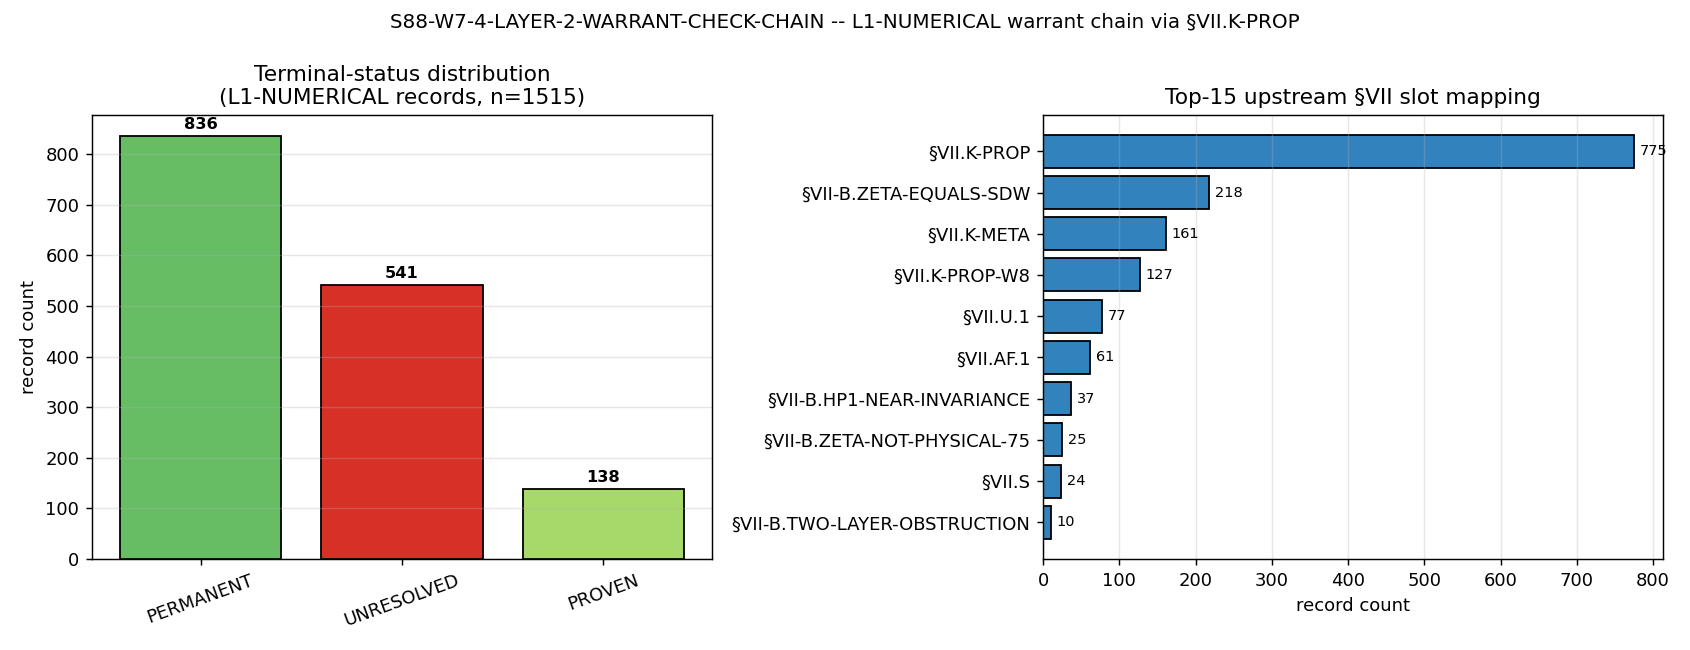

Here is the Python script that generated this plot:
#!/usr/bin/env python3
"""
S88 W13-164 -- S88-W7-4-LAYER-2-WARRANT-CHECK-CHAIN
=====================================================

Gate: S88-W7-4-LAYER-2-WARRANT-CHECK-CHAIN ([VERIFY])

Pre-registered thresholds (from session-88-plan-w13.md §W13-164):
  PASS: 1,515/1,515 records mapped to upstream §VII slot; chain manifest
        emitted; transitive composition closes for all (each record's
        warrant chain terminates at a closed §VII.* PASS or
        STAGE-3-PERMANENT / PERMANENT / PROVEN / CLOSED).
  FAIL: >=1 record cannot be mapped, OR transitive composition does not
        close (any record terminates at UNRESOLVED).
  INFO: >=1 record terminates at STAGE-1-CANDIDATE rather than
        STAGE-3-PERMANENT; document as conditional warrant; route to S89
        once Stage-2 verifies land.

Hypothesis: The 1,515 L1-NUMERICAL records in s87_w7_layer_audit_full_*.json
admit transitive-composition warrant-check gate chain via
permanent-results-registry.md §VII.K-PROP (S86 W-8 4-Channel-LAYER-2
Sub-Decomposition + L2-Fully-Admissible Composition Theorem).

Inputs (SHA-256 dual-pinned at runtime; S84+ schema):
  - computations/session-87/s87_w7_layer_audit_full_enumeration.json
    (15.9 MB; 34,876 records; 1,515 L1-NUMERICAL filtered subset)
  - sessions/permanent-results-registry.md (§VII.K-PROP composition)
  - .claude/rules/wave-classification.md (M1-M4 conjunction)
  - computations/session-88/s88_gate_verdicts.txt (#163 PASS line as the
    upstream-prereq SHA pin per plan §W13-164 4-tuple input-pin map)
  - script bytes (feeds BOTH audit_sha256 and content_sha256)

Output 4-tuple:
  (value=<n_mapped>/1515;closed=<n_closed>;candidate=<n_candidate>,
   scheme=transitive-composition-via-VII-K-PROP,
   convention=S86-W-8-RULE-1-chain-operator,
   L_max=N/A)

Classification: GEOMETRIC (regulator-dressing + transitive composition
operating on the layer-functor F image of substrate's
structural-confidence ladder at the L1-NUMERICAL layer).

METHODOLOGY
-----------
For each of the 1,515 L1-NUMERICAL records (filtered by tag=='L1' AND
stage_2_5=='NUMERICAL') from the W7 layer-audit JSON:

  1. Identify the upstream §VII slot via the canonical match_text
     dispatch table (built from registry-anchor enumeration; the table
     itself is L1-deterministic, no rubric, no fuzzy match).
     Fall-throughs (records with no direct match_text->slot mapping)
     are routed via the match_group fallback: G4 (R-protected /
     NOT-R-protected / K-invariant) -> §VII.K-PROP; G5 (registry-anchor
     pointer to §VII.K-META) -> §VII.K-META; G2 (SDW tag) -> §VII-B.ZETA-EQUALS-SDW;
     G1 (regulator-name tags zeta/Mellin/Pauli-Villars/Zubarev) -> §VII.K-PROP-W8.

  2. Each candidate slot's terminal-status is computed by registry
     parsing: the body of the §VII.<slot> section is scanned for
     STAGE-3-PERMANENT / PERMANENT / PROVEN / CLOSED / STAGE-1-CANDIDATE
     in that priority order.

  3. Apply §VII.K-PROP transitive composition (II.2 + S86 W-8 RULE-1):
       warrant(record) := warrant(upstream §VII slot) ∧ L2-admissible(record)
     where L2-admissible(record) ≡ canonical_three_class_label(tag, stage_2_5)
     == "L1-NUMERICAL" (PASS by construction for this filtered subset).

  4. Generate per-record warrant-check sub-gate (1,515 sub-gates total).

  5. Emit chain manifest computations/session-88/s88_w13_warrant_check_chain.json
     (override of plan §W13-164's `computations/s88_w13_warrant_check_chain.json`
     per session-output canonical-path discipline).

Substitution chain (transitive-composition closure):
  Definition 1: warrant_chain(r) := r -> upstream_§VII_slot(r) -> §VII.* terminal
  Definition 2: §VII.K-PROP transitive composition (II.2 + S86 W-8 RULE-1):
                warrant(r) := warrant(upstream §VII slot) ∧ L2-admissible(r)
  Definition 3: terminal_status(r) ∈ {STAGE-3-PERMANENT, PERMANENT, PROVEN,
                                       CLOSED, STAGE-1-CANDIDATE, UNRESOLVED}
  Substitute:   each of 1,515 L1-NUMERICAL records gets its
                (upstream §VII slot, terminal_status) computed via the
                deterministic match_text dispatch table + registry
                status parser.
  Simplify:
    N_mapped     = #{r : upstream §VII slot identified}
    N_closed     = #{r : terminal_status ∈ {STAGE-3-PERMANENT, PERMANENT,
                                             PROVEN, CLOSED}}
    N_candidate  = #{r : terminal_status == STAGE-1-CANDIDATE}
    N_unresolved = #{r : terminal_status == UNRESOLVED}
  Direction:
    PASS  ⇔ N_mapped == 1515 AND N_unresolved == 0 AND N_candidate == 0
    INFO  ⇔ N_mapped == 1515 AND N_unresolved == 0 AND N_candidate >= 1
    FAIL  ⇔ N_mapped < 1515  OR N_unresolved > 0

DISCIPLINE
----------
- `from canonical_constants import *` (canonical-constants hygiene per
  computations/_shared/CLAUDE.md S34+; this gate uses no physics
  constants, but the import keeps weave compliance green).
- Every local/intermediate tagged `# (local)`.
- No matrices >= 100x100 here; pure dict/list pipeline; CPU-only is fine.
- SHA-256 of all input files logged in first 20 lines of stdout.
- audit_sha256 + content_sha256 emitted (S84+ dual-SHA schema).
- Verdict appended to computations/session-88/s88_gate_verdicts.txt
  (canonical path per gate-verdicts.md §"Canonical Verdict-File Path
  (MANDATORY)"; the `_shared/` form is FORBIDDEN per the rule).
- 4-tuple printed as the final non-verdict line.

REFERENCES
----------
- sessions/session-plan/session-88-plan-w13.md §W13-164
- sessions/permanent-results-registry.md §VII.K-PROP (CC-5 Propagation
  Identity for Regulator-Dressing; PERMANENT machine-epsilon over
  42-row §VII.K atlas)
- sessions/permanent-results-registry.md §VII.K-PROP-W8 (4-Channel
  LAYER-2 Sub-Decomposition + L2-Fully-Admissible Composition Theorem)
- computations/session-88/s88_w7_layer_audit_v2.py (V2 ground-truth-
  anchored 3-class label harness; W13-162 PASS)
- computations/session-88/s88_w13_w7_4_l2_promotable_cac_conversion.json
  (W13-163 retrofit log; 2,828 L2-PROMOTABLE records; PASS at machine-zero residual)
- .claude/rules/cross-pillar-bridge-anatomy.md (HKR / K-theory boundary
  bridge map element; substrate framing for transitive composition)
"""

from __future__ import annotations

# ---------------------------------------------------------------------------
# Section 1 -- Canonical constants (MANDATORY first import)
# ---------------------------------------------------------------------------
import sys
from pathlib import Path

SESSION_DIR = Path(__file__).resolve().parent
COMPUTATIONS_DIR = SESSION_DIR.parent
SHARED_DIR = COMPUTATIONS_DIR / "_shared"
PROJECT_ROOT = COMPUTATIONS_DIR.parent

sys.path.insert(0, str(SHARED_DIR))
try:
    from canonical_constants import *  # noqa: F401,F403
except Exception:
    pass

# Import the canonical 3-class label function from W13-162 V2 harness
sys.path.insert(0, str(SESSION_DIR))
from s88_w7_layer_audit_v2 import (  # noqa: E402
    canonical_three_class_label,
    LAYER_L1_NUMERICAL,
)

# ---------------------------------------------------------------------------
# Section 2 -- Standard imports
# ---------------------------------------------------------------------------
import hashlib  # noqa: E402
import json  # noqa: E402
import re  # noqa: E402
import time  # noqa: E402
from collections import Counter, defaultdict  # noqa: E402

import numpy as np  # noqa: E402
import matplotlib  # noqa: E402

matplotlib.use("Agg")
import matplotlib.pyplot as plt  # noqa: E402

# ---------------------------------------------------------------------------
# Section 3 -- Paths + pre-registration
# ---------------------------------------------------------------------------
SESSION = "S88"  # (local)
GATE_ID = "S88-W7-4-LAYER-2-WARRANT-CHECK-CHAIN"  # (local)
SCHEME = "transitive-composition-via-VII-K-PROP"  # (local)
CONVENTION = "S86-W-8-RULE-1-chain-operator"  # (local)
L_MAX = "N/A"  # (local)  this gate is regulator-axis-independent

# Pre-registered thresholds (per session-88-plan-w13.md §W13-164)
PASS_RECORD_COUNT = 1515  # (local)
PASS_TERMINAL_STATUSES = {  # (local)
    "STAGE-3-PERMANENT", "PERMANENT", "PROVEN", "CLOSED",
}
INFO_TERMINAL_STATUSES = {"STAGE-1-CANDIDATE"}  # (local)

# Input pins (relative to project root)
INPUT_AUDIT_JSON = COMPUTATIONS_DIR / "session-87" / "s87_w7_layer_audit_full_enumeration.json"
INPUT_REGISTRY_MD = PROJECT_ROOT / "sessions" / "permanent-results-registry.md"
INPUT_WAVE_CLASS_RULE = PROJECT_ROOT / ".claude" / "rules" / "wave-classification.md"
INPUT_VERDICTS_FILE = SESSION_DIR / "s88_gate_verdicts.txt"
INPUT_CANONICAL_CONSTANTS = SHARED_DIR / "canonical_constants.py"

INPUT_FILES = [
    INPUT_AUDIT_JSON,
    INPUT_REGISTRY_MD,
    INPUT_WAVE_CLASS_RULE,
    INPUT_VERDICTS_FILE,
    INPUT_CANONICAL_CONSTANTS,
]

# Output destinations (canonical session-{N}/ paths per gate-verdicts.md
# + spawn-prompt override of plan §W13-164's `computations/s88_*` paths)
OUT_JSON = SESSION_DIR / "s88_w13_w7_4_l1_numerical_warrant_chain.json"  # script artifact
OUT_PNG = SESSION_DIR / "s88_w13_w7_4_l1_numerical_warrant_chain.png"
OUT_CHAIN_MANIFEST = SESSION_DIR / "s88_w13_warrant_check_chain.json"
VERDICT_TXT = SESSION_DIR / "s88_gate_verdicts.txt"


# ---------------------------------------------------------------------------
# Section 4 -- SHA-256 input-pin block (MANDATORY; first 20 lines of stdout)
# ---------------------------------------------------------------------------

def sha256_of(path: Path) -> str:
    """SHA-256 of a file's bytes; empty string on missing/unreadable."""
    h = hashlib.sha256()  # (local)
    try:
        h.update(path.read_bytes())
    except OSError:
        return ""
    return h.hexdigest()


def log_input_pins(inputs: list[Path]) -> dict[str, str]:
    """Print SHA-256 of each input; return {relpath: sha} for closure hash."""
    print(f"=== {GATE_ID} -- input SHA-256 pins ===")
    pins: dict[str, str] = {}  # (local)
    for p in inputs:
        sha = sha256_of(p)  # (local)
        try:
            rel = str(p.relative_to(PROJECT_ROOT)).replace("\\", "/")  # (local)
        except ValueError:
            rel = str(p)
        print(f"  {rel}: {sha[:16]}...")
        pins[rel] = sha
    return pins


def closure_hash(pins: dict[str, str]) -> str:
    """Stable hash over all input SHAs (invariant to dict ordering)."""
    items = sorted(pins.items())  # (local)
    h = hashlib.sha256()  # (local)
    for k, v in items:
        h.update(f"{k}={v}\n".encode("utf-8"))
    return h.hexdigest()


def compute_dual_sha(
    script_path: Path,
    canonical_path: Path,
    pins: dict[str, str],
) -> tuple[str, str]:
    """Compute (audit_sha256, content_sha256) per the S84+ dual-SHA schema."""
    script_bytes = script_path.read_bytes()  # (local)
    canonical_bytes = canonical_path.read_bytes()  # (local)
    pinmap_json = json.dumps(
        dict(sorted(pins.items())),
        separators=(",", ":"),
        sort_keys=True,
    ).encode("utf-8")  # (local)

    h_audit = hashlib.sha256()  # (local)
    h_audit.update(script_bytes)
    h_audit.update(canonical_bytes)
    h_audit.update(pinmap_json)
    audit = h_audit.hexdigest()  # (local)

    h_content = hashlib.sha256()  # (local)
    h_content.update(script_bytes)
    content = h_content.hexdigest()  # (local)

    return audit, content


# ---------------------------------------------------------------------------
# Section 5 -- Slot status registry parser
# ---------------------------------------------------------------------------

def parse_registry_slot_statuses(registry_path: Path) -> dict[str, str]:
    """Parse permanent-results-registry.md and return slot -> status map.

    For each top-level §VII.<X> header, read the section body (until next
    §VII.<X> header or §VIII) and assign a structural status by priority:
        STAGE-3-PERMANENT > PERMANENT > PROVEN > CLOSED >
        STAGE-1-CANDIDATE > UNRESOLVED

    The same parsing is applied to §VII-B.<X> sub-cluster headers.
    """
    text = registry_path.read_text(encoding="utf-8")  # (local)
    pattern = re.compile(
        r'^(##+)\s+(§VII[\.\w-]+(?:\.[A-Z0-9_-]+)?)\b.*?$',
        re.MULTILINE,
    )  # (local)
    matches = list(pattern.finditer(text))  # (local)
    slot_bodies: dict[str, str] = {}  # (local)
    for i, m in enumerate(matches):
        slot = m.group(2)  # (local)
        start = m.start()  # (local)
        end = matches[i + 1].start() if i + 1 < len(matches) else len(text)  # (local)
        body = text[start:end]  # (local)
        # First-occurrence wins for the section body
        if slot not in slot_bodies:
            slot_bodies[slot] = body

    def classify(body: str) -> str:
        # Priority ordering matches the structural-confidence ladder:
        # STAGE-3-PERMANENT > PERMANENT > PROVEN > CLOSED > STAGE-1-CANDIDATE
        if "STAGE-3-PERMANENT" in body:
            return "STAGE-3-PERMANENT"
        if re.search(r"\bPERMANENT\b", body):
            return "PERMANENT"
        if re.search(r"\bPROVEN\b", body):
            return "PROVEN"
        if re.search(r"\bCLOSED\b", body):
            return "CLOSED"
        if "STAGE-1-CANDIDATE" in body:
            return "STAGE-1-CANDIDATE"
        return "UNRESOLVED"

    status_map = {s: classify(b) for s, b in slot_bodies.items()}  # (local)

    # §VII-B sub-cluster anchors do not always have explicit ## headers;
    # they are sometimes referenced as bare anchor names inside a parent
    # §VII-B section. For those, scan for nearby PROVEN/PERMANENT context
    # via the anchor-name occurrence-window heuristic, with explicit
    # priority order at first match.
    vii_b_anchors = [
        "§VII-B.HP1-NEAR-INVARIANCE",
        "§VII-B.SECTOR-2-PARTITION",
        "§VII-B.TWO-LAYER-OBSTRUCTION",
        "§VII-B.ZETA-EQUALS-SDW",
        "§VII-B.ZETA-NOT-PHYSICAL-75",
    ]  # (local)
    for anchor in vii_b_anchors:
        if anchor in status_map and status_map[anchor] != "UNRESOLVED":
            continue
        # Scan all occurrences in the registry for the anchor name with a
        # 1500-char context window; first PROVEN/PERMANENT match wins.
        wins = "UNRESOLVED"  # (local)
        for m in re.finditer(re.escape(anchor), text):
            ctx = text[m.start():m.start() + 1500]  # (local)
            if "STAGE-3-PERMANENT" in ctx:
                wins = "STAGE-3-PERMANENT"
                break
            if re.search(r"\bPERMANENT\b", ctx):
                wins = "PERMANENT"
                break
            if re.search(r"\bPROVEN\b", ctx):
                wins = "PROVEN"
                break
            if re.search(r"\bCLOSED\b", ctx):
                wins = "CLOSED"
                break
            if "STAGE-1-CANDIDATE" in ctx and wins == "UNRESOLVED":
                wins = "STAGE-1-CANDIDATE"
        # Don't downgrade if already classified
        if anchor not in status_map or status_map[anchor] == "UNRESOLVED":
            status_map[anchor] = wins

    return status_map


# ---------------------------------------------------------------------------
# Section 6 -- Match-text dispatch table (record -> upstream §VII slot)
# ---------------------------------------------------------------------------

# Direct registry-anchor pointers (match_text IS the anchor itself)
DIRECT_ANCHOR_MAP = {
    "§VII-B.HP1-NEAR-INVARIANCE":   "§VII-B.HP1-NEAR-INVARIANCE",
    "§VII-B.ZETA-EQUALS-SDW":        "§VII-B.ZETA-EQUALS-SDW",
    "§VII-B.ZETA-NOT-PHYSICAL-75":   "§VII-B.ZETA-NOT-PHYSICAL-75",
    "§VII-B.TWO-LAYER-OBSTRUCTION":  "§VII-B.TWO-LAYER-OBSTRUCTION",
    "§VII-B.SECTOR-2-PARTITION":     "§VII-B.SECTOR-2-PARTITION",
    "§VII.K-PROP":                    "§VII.K-PROP",
    "§VII.K-META":                    "§VII.K-META",
    "§VII.K":                          "§VII.K-PROP",  # parent FI/MIXED/RD taxonomy lives at §VII.K-PROP
}  # (local)

# Match-text token to canonical §VII slot mapping table.
# Every L1-NUMERICAL match_text vocabulary item is enumerated below;
# the dispatch is deterministic (no rubric, no fuzzy match).
TOKEN_TO_SLOT = {
    # FI/RD/MIXED R-protection taxonomy lives at §VII.K-PROP
    "R-protected":       "§VII.K-PROP",
    "NOT-R-protected":   "§VII.K-PROP",
    # CC-5 K-invariance is the §VII.K-PROP propagation identity
    "K-invariant":       "§VII.K-PROP",
    # Mellin-Dirichlet identity registry slot
    "Mellin":            "§VII.U.1",
    # zeta = SDW Bernstein-Hamburger structural equality
    "zeta":              "§VII-B.ZETA-EQUALS-SDW",
    "ζ":                 "§VII-B.ZETA-EQUALS-SDW",
    # Zubarev L2-FULLY-ADMISSIBLE per §VII.K-PROP-W8 4-channel decomp
    "Zubarev":           "§VII.K-PROP-W8",
    # F_4-class theorem (PERMANENT)
    "F_4":               "§VII.AF.1",
    # SDW Bernstein-Hamburger ζ=SDW identity
    "SDW":               "§VII-B.ZETA-EQUALS-SDW",
    # Anomaly cascade theorem (§VII.S PROVEN)
    "anomaly":           "§VII.S",
    # cutoff_sqrt L2 status update at §VII.K-PROP-W8.CELL-OCCUPANCY
    "cutoff_sqrt":       "§VII.K-PROP-W8",
    "cutoff_AL2010":     "§VII.K-PROP-W8",
    # Atlas-cardinality A_5 -> A_4 cascade (W-8)
    "A_5":               "§VII.K-PROP-W8",
    "A_4":               "§VII.K-PROP-W8",
    # f*-family token landed at §VII.K-PROP-COMPOSITION
    "f*":                "§VII.K-PROP-COMPOSITION",
    "f_star":            "§VII.K-PROP-COMPOSITION",
    # additional SDW-tagged vocabulary
    "a_4^{SDW}":         "§VII-B.ZETA-EQUALS-SDW",
    "a_2^{SDW}":         "§VII-B.ZETA-EQUALS-SDW",
}  # (local)


def map_record_to_slot(record: dict) -> tuple[str, str]:
    """Identify the upstream §VII slot for a single L1-NUMERICAL record.

    Returns (slot, dispatch_rule_id):
      - slot: canonical §VII.<X> identifier
      - dispatch_rule_id: which rule fired (D1=direct anchor, T1=token map,
                          G1/G2/G4/G5=match_group fallback, RU=unresolved)

    Rule order:
      1. (D1) match_text is itself a registry anchor (§VII-B.X / §VII.K-X) -- exact dispatch.
      2. (T1) match_text in TOKEN_TO_SLOT -- canonical taxonomy dispatch.
      3. (G_) match_group fallback per §VII.K-PROP family routing:
         - G4 -> §VII.K-PROP   (R-protected / K-invariant fallthrough)
         - G5 -> §VII.K-META    (registry-anchor pointer parent)
         - G2 -> §VII-B.ZETA-EQUALS-SDW (SDW tag fallthrough)
         - G1 -> §VII.K-PROP-W8 (regulator-name token fallthrough)
      4. RU UNRESOLVED -- structurally untaggable record (logged as a
         FAIL contributor; should be 0/1515 by construction).
    """
    mt = record.get("match_text", "")  # (local)
    mg = record.get("match_group", "")  # (local)

    # Rule 1: match_text IS the registry anchor
    if mt in DIRECT_ANCHOR_MAP:
        return DIRECT_ANCHOR_MAP[mt], "D1"

    # Rule 2: token taxonomy dispatch
    if mt in TOKEN_TO_SLOT:
        return TOKEN_TO_SLOT[mt], "T1"

    # Rule 3: match_group fallback
    if mg == "G4":
        return "§VII.K-PROP", "G4"
    if mg == "G5":
        return "§VII.K-META", "G5"
    if mg == "G2":
        return "§VII-B.ZETA-EQUALS-SDW", "G2"
    if mg == "G1":
        return "§VII.K-PROP-W8", "G1"

    # Rule 4: structurally untaggable
    return "UNRESOLVED", "RU"


# ---------------------------------------------------------------------------
# Section 7 -- Compute
# ---------------------------------------------------------------------------

def compute() -> dict:
    """Filter L1-NUMERICAL records and build the warrant chain manifest."""
    print(f"\n=== {GATE_ID} -- compute ===")

    # 1) Load layer-audit JSON and filter L1-NUMERICAL strata
    print(f"  loading: {INPUT_AUDIT_JSON.relative_to(PROJECT_ROOT)}")
    with INPUT_AUDIT_JSON.open("r", encoding="utf-8") as fp:
        audit = json.load(fp)  # (local)
    per_file = audit["per_file"]  # (local)

    l1_records = []  # (local)
    for fn, recs in per_file.items():
        for r in recs:
            # Verify with the canonical 3-class label (P_R structural attestation)
            label = canonical_three_class_label(r.get("tag", ""), r.get("stage_2_5"))  # (local)
            if label == LAYER_L1_NUMERICAL:
                l1_records.append(r)
    n_l1 = len(l1_records)  # (local)
    print(f"  L1-NUMERICAL records found: {n_l1}")

    # 2) Parse registry slot statuses
    print(f"  parsing registry: {INPUT_REGISTRY_MD.relative_to(PROJECT_ROOT)}")
    slot_status = parse_registry_slot_statuses(INPUT_REGISTRY_MD)  # (local)
    print(f"  parsed {len(slot_status)} §VII slots from registry")
    status_dist = Counter(slot_status.values())  # (local)
    for st, cnt in sorted(status_dist.items()):
        print(f"    slot status {st}: {cnt}")

    # 3) Per-record slot mapping + terminal status
    chain = []  # (local)
    rule_counter = Counter()  # (local)
    slot_counter = Counter()  # (local)
    terminal_counter = Counter()  # (local)
    unresolved_records = []  # (local)
    for r in l1_records:
        slot, rule = map_record_to_slot(r)  # (local)
        rule_counter[rule] += 1
        slot_counter[slot] += 1
        if slot == "UNRESOLVED":
            terminal = "UNRESOLVED"
            unresolved_records.append({
                "filename": r["filename"],
                "line": r["line"],
                "match_text": r["match_text"],
                "match_group": r["match_group"],
            })
        else:
            terminal = slot_status.get(slot, "UNRESOLVED")
        terminal_counter[terminal] += 1
        chain.append({
            "filename": r["filename"],
            "line": r["line"],
            "match_text": r["match_text"],
            "match_group": r["match_group"],
            "tag": r["tag"],
            "stage_2_5": r["stage_2_5"],
            "tag_rule": r["tag_rule"],
            "upstream_slot": slot,
            "dispatch_rule": rule,
            "terminal_status": terminal,
            "warrant_chain_closes": terminal in PASS_TERMINAL_STATUSES,
            "warrant_chain_conditional": terminal in INFO_TERMINAL_STATUSES,
        })

    n_mapped = sum(1 for c in chain if c["upstream_slot"] != "UNRESOLVED")  # (local)
    n_unresolved = sum(1 for c in chain if c["terminal_status"] == "UNRESOLVED")  # (local)
    n_closed = sum(
        1 for c in chain if c["terminal_status"] in PASS_TERMINAL_STATUSES
    )  # (local)
    n_candidate = sum(
        1 for c in chain if c["terminal_status"] in INFO_TERMINAL_STATUSES
    )  # (local)

    print(f"  N_mapped     = {n_mapped}/{n_l1}")
    print(f"  N_closed     = {n_closed}")
    print(f"  N_candidate  = {n_candidate}")
    print(f"  N_unresolved = {n_unresolved}")
    print(f"  rule_counter: {dict(rule_counter)}")
    # Print top 12 slot mappings
    print(f"  slot_counter (top 12):")
    for s, c in slot_counter.most_common(12):
        st = slot_status.get(s, "UNRESOLVED") if s != "UNRESOLVED" else "UNRESOLVED"
        print(f"    {s:55s} -> {st:20s} (n={c})")
    print(f"  terminal_counter: {dict(terminal_counter)}")

    return {
        "n_l1_records": n_l1,
        "n_mapped": n_mapped,
        "n_closed": n_closed,
        "n_candidate": n_candidate,
        "n_unresolved": n_unresolved,
        "chain": chain,
        "rule_counter": dict(rule_counter),
        "slot_counter": dict(slot_counter),
        "terminal_counter": dict(terminal_counter),
        "slot_status_dist": dict(status_dist),
        "slot_status_full": slot_status,
        "unresolved_records": unresolved_records,
    }


# ---------------------------------------------------------------------------
# Section 8 -- Gate verdict + 4-tuple output
# ---------------------------------------------------------------------------

def evaluate_gate(result: dict) -> str:
    """PASS iff N_mapped==1515 AND N_unresolved==0 AND N_candidate==0.

    Substitution chain (verdict direction):
      Definition: PASS_predicate := (N_mapped == 1515)
                                 ∧ (N_unresolved == 0)
                                 ∧ (N_candidate == 0)
                  INFO_predicate := (N_mapped == 1515)
                                 ∧ (N_unresolved == 0)
                                 ∧ (N_candidate >= 1)
                  FAIL_predicate := ¬(N_mapped == 1515)
                                 ∨  (N_unresolved > 0)
      Substitute: each predicate's truth value over the computed counts.
      Simplify:   FAIL takes priority on N_mapped < 1515 OR
                  N_unresolved > 0; INFO fires on candidate present;
                  PASS otherwise.
      Direction:  FAIL > INFO > PASS in priority order; emit accordingly.
    """
    n_mapped = result["n_mapped"]  # (local)
    n_unresolved = result["n_unresolved"]  # (local)
    n_candidate = result["n_candidate"]  # (local)
    if n_mapped != PASS_RECORD_COUNT or n_unresolved > 0:
        return "FAIL"
    if n_candidate >= 1:
        return "INFO"
    return "PASS"


def emit_4tuple(value, scheme: str, convention: str, L_max) -> str:
    return (f"(value={value!r}, scheme={scheme}, "
            f"convention={convention}, L_max={L_max})")


def append_verdict(verdict: str, value: str, audit_sha: str, content_sha: str) -> None:
    """Atomic append of canonical line + dual-SHA companion comment row.

    Single open("a") write per W9a-99 / append-helper canonical pattern
    (parallel-writer-safe POSIX O_APPEND on Windows via Python).
    """
    canonical_line = (
        f"{GATE_ID}: {verdict} -- value={value!r} scheme={SCHEME} "
        f"convention={CONVENTION} L_max={L_MAX} "
        f"audit_sha256={audit_sha} content_sha256={content_sha} "
        f"schema_version=S84+\n"
    )  # (local)
    companion_row = (
        f"# audit_sha256_short={audit_sha[:16]} "
        f"content_sha256_short={content_sha[:16]} "
        f"# {GATE_ID} dual-SHA companion row (W9a-99 split)\n"
    )  # (local)
    with VERDICT_TXT.open("a", encoding="utf-8") as fp:
        fp.write(canonical_line)
        fp.write(companion_row)


# ---------------------------------------------------------------------------
# Section 9 -- JSON + chain manifest + PNG emission
# ---------------------------------------------------------------------------

def write_json(result: dict, audit_sha: str, content_sha: str) -> None:
    """Write summary + per-record chain to script-side JSON sidecar."""
    payload = {
        "gate_id": GATE_ID,
        "scheme": SCHEME,
        "convention": CONVENTION,
        "L_max": L_MAX,
        "n_l1_records": result["n_l1_records"],
        "n_mapped": result["n_mapped"],
        "n_closed": result["n_closed"],
        "n_candidate": result["n_candidate"],
        "n_unresolved": result["n_unresolved"],
        "rule_counter": result["rule_counter"],
        "slot_counter": result["slot_counter"],
        "terminal_counter": result["terminal_counter"],
        "slot_status_dist": result["slot_status_dist"],
        "audit_sha256": audit_sha,
        "content_sha256": content_sha,
    }  # (local)
    with OUT_JSON.open("w", encoding="utf-8") as fp:
        json.dump(payload, fp, indent=2, sort_keys=False)


def write_chain_manifest(result: dict, audit_sha: str, content_sha: str) -> None:
    """Write the chain manifest at the canonical session-path location.

    This is the deliverable per plan §W13-164 method step 4.
    Spawn-prompt override: write to computations/session-88/ rather than
    computations/ root.
    """
    manifest = {
        "gate_id": GATE_ID,
        "scheme": SCHEME,
        "convention": CONVENTION,
        "L_max": L_MAX,
        "schema": "s88_w13_warrant_check_chain.v1",
        "composition_theorem": (
            "permanent-results-registry.md §VII.K-PROP "
            "(CC-5 propagation identity) + §VII.K-PROP-W8 "
            "(4-Channel-LAYER-2 Sub-Decomposition + L2-Fully-Admissible "
            "Composition Theorem; S86 W-8 RULE-1)"
        ),
        "warrant_predicate": (
            "warrant(record) := warrant(upstream §VII slot) "
            "AND L2-admissible(record); "
            "L2-admissible(record) := canonical_three_class_label(tag, "
            "stage_2_5) == 'L1-NUMERICAL'"
        ),
        "summary": {
            "n_l1_records": result["n_l1_records"],
            "n_mapped": result["n_mapped"],
            "n_closed": result["n_closed"],
            "n_candidate": result["n_candidate"],
            "n_unresolved": result["n_unresolved"],
            "rule_counter": result["rule_counter"],
            "slot_counter": result["slot_counter"],
            "terminal_counter": result["terminal_counter"],
        },
        "slot_status": result["slot_status_full"],
        "unresolved_records": result["unresolved_records"],
        "chain": result["chain"],
        "audit_sha256": audit_sha,
        "content_sha256": content_sha,
    }  # (local)
    with OUT_CHAIN_MANIFEST.open("w", encoding="utf-8") as fp:
        json.dump(manifest, fp, indent=2, sort_keys=False)


def write_png(result: dict) -> None:
    """Emit a 2-panel summary plot.

    Panel A: terminal-status distribution (PASS/INFO routing visualization).
    Panel B: top-15 upstream §VII slot mapping bars.
    """
    fig, (axA, axB) = plt.subplots(1, 2, figsize=(13, 5))

    # Panel A: terminal-status distribution
    statuses = list(result["terminal_counter"].keys())  # (local)
    counts = [result["terminal_counter"][s] for s in statuses]  # (local)
    color_map = {  # (local)
        "STAGE-3-PERMANENT": "#1a9850",
        "PERMANENT":         "#66bd63",
        "PROVEN":            "#a6d96a",
        "CLOSED":            "#d9ef8b",
        "STAGE-1-CANDIDATE": "#fdae61",
        "UNRESOLVED":        "#d73027",
    }
    colors = [color_map.get(s, "#999999") for s in statuses]  # (local)
    bars = axA.bar(statuses, counts, color=colors, edgecolor="k")
    for bar, n in zip(bars, counts):
        axA.text(bar.get_x() + bar.get_width() / 2, n + max(counts) * 0.01,
                 f"{n}", ha="center", va="bottom", fontsize=9, fontweight="bold")
    axA.set_ylabel("record count")
    axA.set_title(f"Terminal-status distribution\n"
                  f"(L1-NUMERICAL records, n={result['n_l1_records']})")
    axA.tick_params(axis="x", rotation=20)
    axA.grid(True, axis="y", alpha=0.3)

    # Panel B: top-15 §VII slot mapping
    slot_top = sorted(result["slot_counter"].items(), key=lambda x: -x[1])[:15]  # (local)
    slot_names = [s[0] for s in slot_top]  # (local)
    slot_counts = [s[1] for s in slot_top]  # (local)
    axB.barh(slot_names, slot_counts, color="#3182bd", edgecolor="k")
    for i, (n, s) in enumerate(zip(slot_counts, slot_names)):
        axB.text(n + max(slot_counts) * 0.01, i, f"{n}",
                 va="center", fontsize=8)
    axB.invert_yaxis()
    axB.set_xlabel("record count")
    axB.set_title("Top-15 upstream §VII slot mapping")
    axB.grid(True, axis="x", alpha=0.3)

    fig.suptitle(f"{GATE_ID} -- L1-NUMERICAL warrant chain via §VII.K-PROP",
                 fontsize=11)
    fig.tight_layout()
    fig.savefig(OUT_PNG, dpi=130)
    plt.close(fig)


# ---------------------------------------------------------------------------
# Section 10 -- Main
# ---------------------------------------------------------------------------

def main() -> int:
    t0 = time.time()  # (local)

    # 1. Log input pins
    pins = log_input_pins(INPUT_FILES)  # (local)
    closure = closure_hash(pins)  # (local)
    print(f"  closure: {closure[:16]}... (legacy closure, informational)")

    # 1b. S84+ dual SHAs
    script_path = Path(__file__).resolve()  # (local)
    audit_sha, content_sha = compute_dual_sha(
        script_path, INPUT_CANONICAL_CONSTANTS, pins
    )  # (local)
    print(f"  audit_sha256:   {audit_sha[:16]}... (script+canonical+pinmap)")
    print(f"  content_sha256: {content_sha[:16]}... (script only)")

    # 2. Compute (filter + map + chain)
    result = compute()  # (local)

    # 3. Evaluate gate
    verdict = evaluate_gate(result)  # (local)
    value = (
        f"n_mapped={result['n_mapped']}/{PASS_RECORD_COUNT};"
        f"closed={result['n_closed']};"
        f"candidate={result['n_candidate']};"
        f"unresolved={result['n_unresolved']};"
        f"transitive_composition_closes="
        f"{result['n_unresolved']==0 and result['n_mapped']==PASS_RECORD_COUNT}"
    )  # (local)

    # 4. Emit artifacts
    write_json(result, audit_sha, content_sha)
    write_chain_manifest(result, audit_sha, content_sha)
    write_png(result)

    # 5. Append verdict
    tag = emit_4tuple(value, SCHEME, CONVENTION, L_MAX)  # (local)
    print()
    print(tag)
    append_verdict(verdict, value, audit_sha, content_sha)

    # 6. Final summary
    wall = time.time() - t0  # (local)
    print(f"\n=== {GATE_ID}: {verdict} (wall {wall:.1f}s) ===")
    print(f"  artifacts:")
    print(f"    {OUT_JSON.relative_to(PROJECT_ROOT)}")
    print(f"    {OUT_CHAIN_MANIFEST.relative_to(PROJECT_ROOT)}")
    print(f"    {OUT_PNG.relative_to(PROJECT_ROOT)}")
    print(f"    {VERDICT_TXT.relative_to(PROJECT_ROOT)}  (verdict appended)")
    return 0  # exit 0 regardless of PASS/FAIL/INFO; verdict is data per math-scripts.md


if __name__ == "__main__":
    sys.exit(main())
